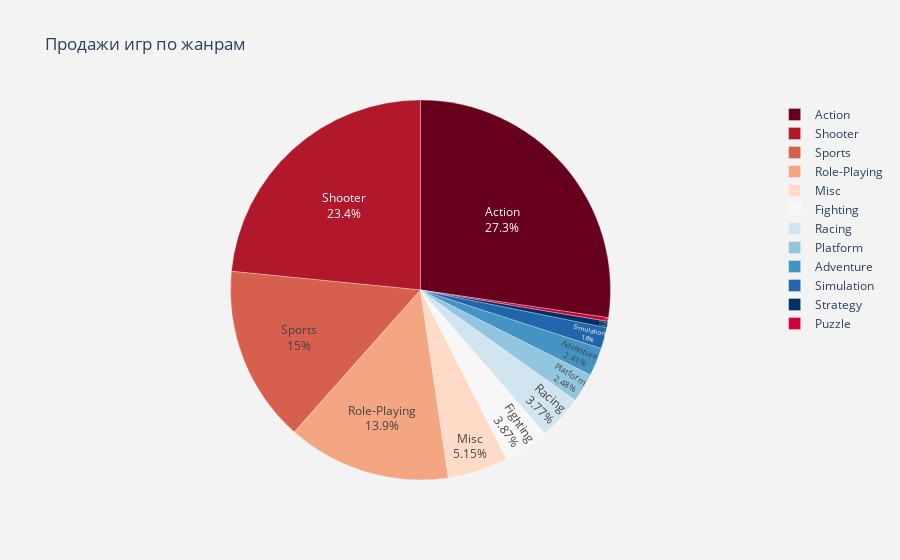

The notebook cell this image was saved under:
### Markdown cell above
*Топ-5 жанров выпущенных игр:*
1. `Action` преобладает в данных - более 1000 игр (35.7%)
2. `Role-Playing` - 370 игр (12.8%)
3. `Adventure` - 302 (10.5%)
4. `Sports` - 268 (9.29%)
5. `Shooter` - 235 (8.14%)

### Code cell
# Рассмотрим распределение продаж по жанрам
fig = px.pie(data_genre, 
             values ='sum', 
             names = ['Action', 'Adventure', 'Fighting', 'Misc', 'Platform', 'Puzzle', 
                      'Racing', 'Role-Playing', 'Shooter', 'Simulation', 'Sports', 'Strategy'], 
             color_discrete_sequence=px.colors.sequential.RdBu,
             title ='Продажи игр по жанрам'
            )
fig.update_traces(textposition='inside', 
                  textinfo='percent+label',
                  marker=dict(line=dict(color='white', width=.3))
                 )
fig.update_layout(paper_bgcolor='rgb(243, 243, 243)',
                  plot_bgcolor='rgb(243, 243, 243)')

fig.show()

### Figure 1 — Plotly figure (JSON) as saved in the notebook; plotly's stock layout.template omitted (floating-point values rounded to 4 significant figures)
{"data": [{"domain": {"x": [0, 1], "y": [0, 1]}, "hovertemplate": "label=%{label}<br>sum=%{value}<extra></extra>", "labels": ["Action", "Adventure", "Fighting", "Misc", "Platform", "Puzzle", "Racing", "Role-Playing", "Shooter", "Simulation", "Sports", "Strategy"], "legendgroup": "", "marker": {"line": {"color": "white", "width": 0.3}}, "name": "", "showlegend": true, "textinfo": "percent+label", "textposition": "inside", "type": "pie", "values": [199.4, 17.55, 28.22, 37.55, 18.09, 2.21, 27.52, 101.4, 170.9, 13.13, 109.5, 3.96]}], "layout": {"legend": {"tracegroupgap": 0}, "paper_bgcolor": "rgb(243, 243, 243)", "piecolorway": ["rgb(103,0,31)", "rgb(178,24,43)", "rgb(214,96,77)", "rgb(244,165,130)", "rgb(253,219,199)", "rgb(247,247,247)", "rgb(209,229,240)", "rgb(146,197,222)", "rgb(67,147,195)", "rgb(33,102,172)", "rgb(5,48,97)"], "plot_bgcolor": "rgb(243, 243, 243)", "title": {"text": "Продажи игр по жанрам"}}}
